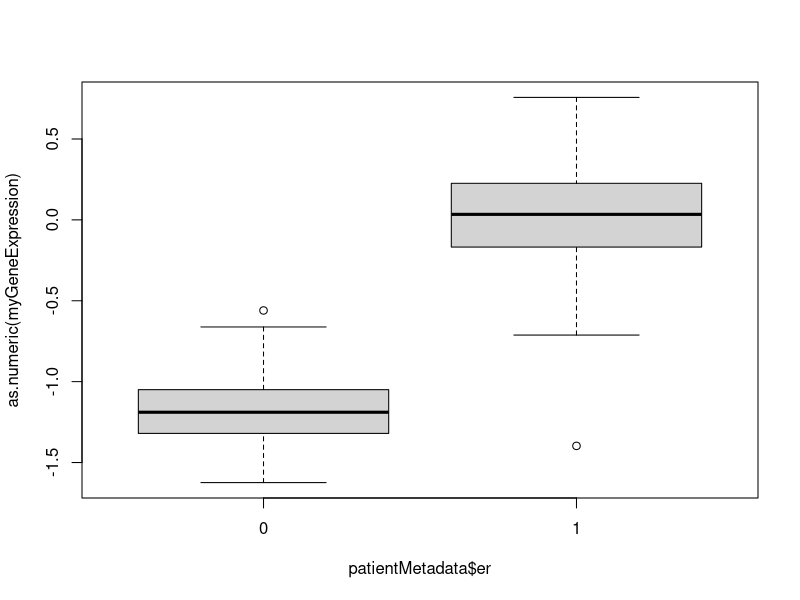
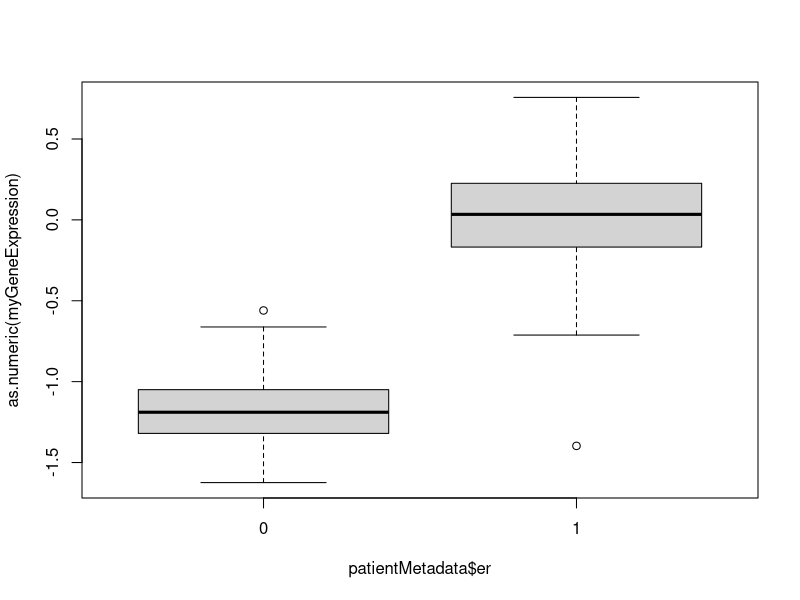
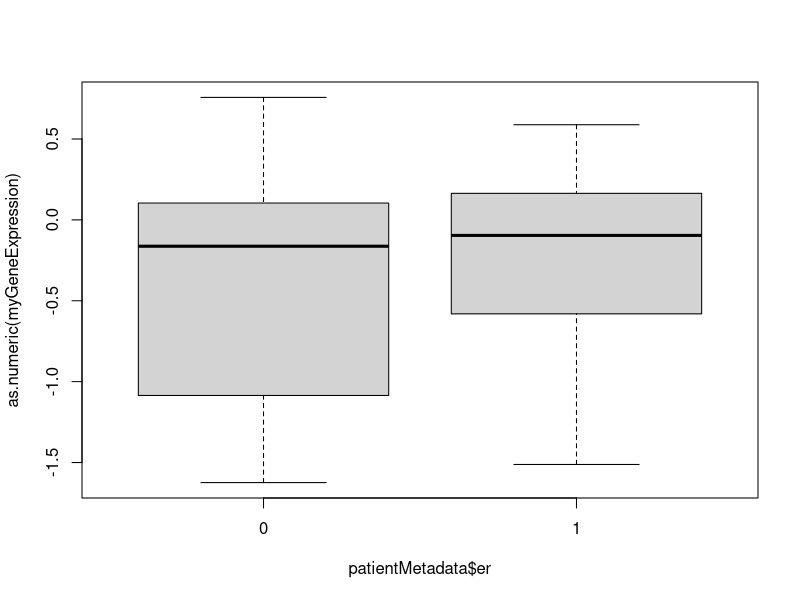
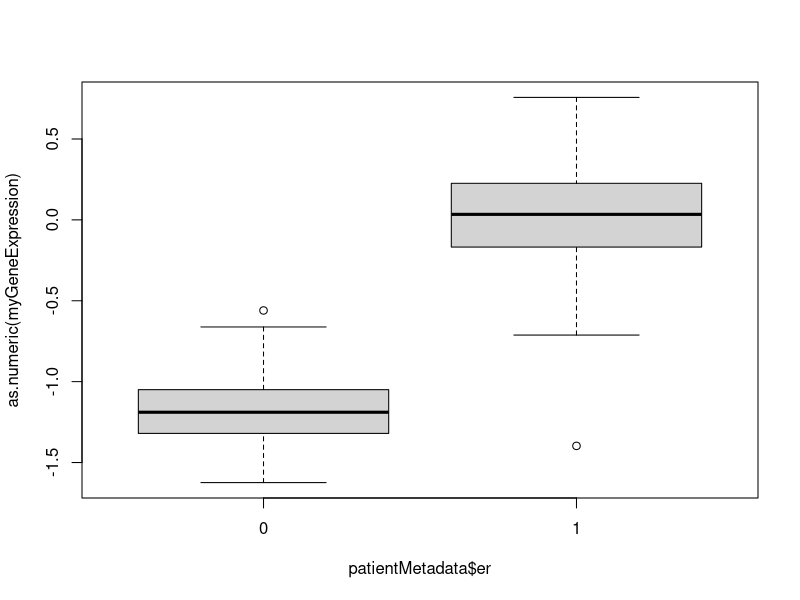

Here is the R script that generated these plots, in order:
## ---- chunk 1
normalizedValues <- read.delim("gene.expression.txt")
normalizedValues[1:2,1:5]
## ---- chunk 2
geneAnnotation <- read.delim("gene.description.txt",stringsAsFactors = FALSE)
head(geneAnnotation)
## ---- chunk 3
patientMetadata <- read.delim("cancer.patients.txt",stringsAsFactors = FALSE)
head(patientMetadata)
## ---- chunk 4
table(patientMetadata$er)
## ---- chunk 5
erNegPatients <- patientMetadata[patientMetadata$er == 0,]
head(erNegPatients)
## ---- chunk 6
View(erNegPatients)
## ---- chunk 7
sort(erNegPatients$grade)
## ---- chunk 8
myvec <- c(90,100,40,30,80,50,60,20,10,70)
myvec
order(myvec)
## ---- chunk 9
myvec[9]
myvec[8]
## ---- chunk 10
firstName  <- c("Adam", "Eve", "John", "Mary", "Peter", "Paul", "Joanna", "Matthew", "David", "Sally")
order(firstName)
## ---- chunk 11
myvec.ord <- myvec[order(myvec)]
myvec.ord
## ---- chunk 12
erNegPatientsByAge <- erNegPatients[order(erNegPatients$age),]
head(erNegPatientsByAge)
## ---- chunk 13
erNegPatientsByAge <- erNegPatients[order(erNegPatients$age,decreasing = TRUE),]
head(erNegPatientsByAge)
## ---- chunk 14

## Your Answer Here ###

## ---- chunk 15
chr8Genes <- subset(geneAnnotation, Chromosome=="chr8")
head(chr8Genes)
## ---- chunk 16
match("D", LETTERS)
grep("F", rep(LETTERS,2))
match("F", rep(LETTERS,2))
## ---- chunk 17
month.name
grep("ary",month.name)
grep("ber",month.name)
## ---- chunk 18
month.name %in% c("May", "June")
## ---- chunk 19
rowInd <- match("ESR1", geneAnnotation$HUGO.gene.symbol)
geneAnnotation[rowInd,]
myProbe <- geneAnnotation$probe[rowInd]
myProbe
## ---- chunk 20
match(myProbe, rownames(normalizedValues))
normalizedValues[match(myProbe, rownames(normalizedValues)), 1:10]
myGeneExpression <- normalizedValues[match(myProbe,rownames(normalizedValues)),]
class(myGeneExpression)
## ---- chunk 21
boxplot(as.numeric(myGeneExpression) ~ patientMetadata$er)
## ---- chunk 22
t.test(as.numeric(myGeneExpression) ~ patientMetadata$er)

## ---- chunk 23
geneAnnotation    <- read.delim("gene.description.txt",stringsAsFactors = FALSE)
patientMetadata <- read.delim("cancer.patients.txt",stringsAsFactors = FALSE)
normalizedValues    <- read.delim("gene.expression.txt")

rowInd      <- match("ESR1", geneAnnotation[,2])
myProbe    <- geneAnnotation$probe[rowInd]
myGeneExpression <- normalizedValues[match(myProbe,rownames(normalizedValues)),]

boxplot(as.numeric(myGeneExpression) ~ patientMetadata$er)
t.test(as.numeric(myGeneExpression) ~ patientMetadata$er)
## ---- chunk 24

### Your Answer Here ###

## ---- chunk 25
colnames(normalizedValues)
patientMetadata$samplename

## ---- chunk 26
colnames(normalizedValues) == patientMetadata$samplename
all(colnames(normalizedValues) == patientMetadata$samplename)
## ---- chunk 27
patientMetadata <- patientMetadata[order(patientMetadata$er,patientMetadata$age),]
patientMetadata
## ---- chunk 28
rowInd      <- match("ESR1", geneAnnotation[,2])
myProbe    <- geneAnnotation$probe[rowInd]
myGeneExpression <- normalizedValues[match(myProbe,rownames(normalizedValues)),]

boxplot(as.numeric(myGeneExpression) ~ patientMetadata$er)
t.test(as.numeric(myGeneExpression) ~ patientMetadata$er)
## ---- chunk 29
all(colnames(normalizedValues) == patientMetadata$samplename)
## ---- chunk 30
match(colnames(normalizedValues),patientMetadata$samplename)

## ---- chunk 31
patientMetadata <- patientMetadata[match(colnames(normalizedValues),patientMetadata$samplename),]
patientMetadata
all(colnames(normalizedValues) == patientMetadata$samplename)
## ---- chunk 32
rowInd      <- match("ESR1", geneAnnotation[,2])
myProbe    <- geneAnnotation$probe[rowInd]
myGeneExpression <- normalizedValues[match(myProbe,rownames(normalizedValues)),]

boxplot(as.numeric(myGeneExpression) ~ patientMetadata$er)
t.test(as.numeric(myGeneExpression) ~ patientMetadata$er)
